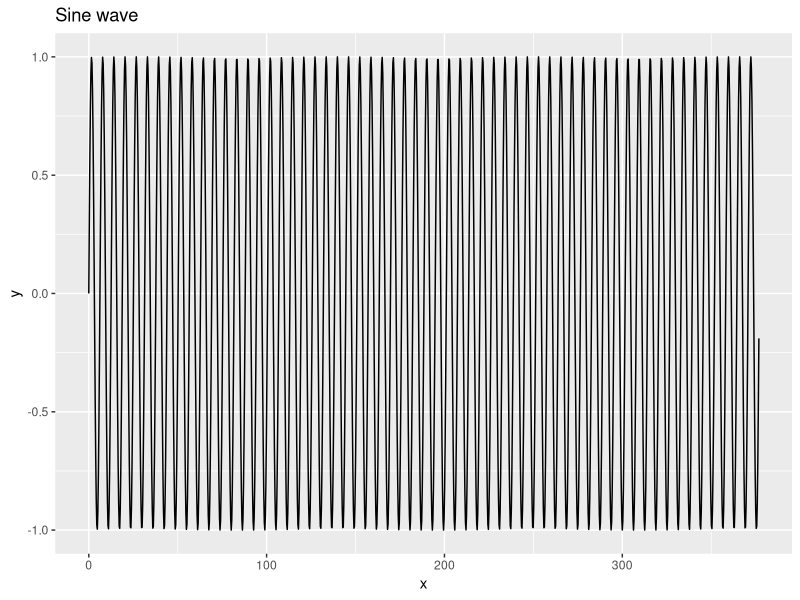

Generate this figure with R: (Note: this script raises an error after producing the figure.)
library(ggplot2)
#
# smooth, normal sine
#
t <- seq(0, pi*120, 0.3)
y <- sin(t)
p <- ggplot(data.frame(x = t, y = y), aes(x, y)) + geom_line() + ggtitle("Sine wave")
p
write.table(y, "../data/aa_synth/sine_0.txt", col.names = F, row.names = F)
#
# adding random noise
#
yn <- sin(t) + 0.1 * (rnorm(length(t)) - 0.5)
p1 <- ggplot(data.frame(x = t, y = yn), aes(x, y)) + geom_line() + ggtitle("Sine wave + random noise")
p1
write.table(yn, "../data/aa_synth/sine_noise.txt", col.names = F, row.names = F)
#
# adding three anomalies of length pi
#
anomaly_pos = c(runif(1) * (max(t) - pi *2), runif(1) * (max(t) - pi *2), 
                runif(1) * (max(t) - pi *2))
points <- which(t >= anomaly_pos[1] & t <= anomaly_pos[1] + pi)
y[points] <- 1
points <- which(t >= anomaly_pos[2] & t <= anomaly_pos[2] + pi)
y[points] <- 0
points <- which(t >= anomaly_pos[3] & t <= anomaly_pos[3] + pi)
y[points] <- -1
p2 <- ggplot(data.frame(x = 1:length(y), y = y), aes(x, y)) + geom_line() + ggtitle("Sine wave + anomaly")
p2
write.table(y, "../data/aa_synth/sine_0_a.txt", col.names = F, row.names = F)
#
# adding an anomaly of stretch and compression
#
# compression
#
anomaly_pos2 = c( runif(1) * (max(t) - pi *6), runif(1) * (max(t) - pi *6) )
points2 <- which(t >= anomaly_pos2[1] & t <= anomaly_pos2[1] + pi * 6)
points2 <- points2[ seq(1, length(points2), by = 2) ]
y <- y[ -points2 ]
p3 <- ggplot(data.frame(x = 1:length(y), y = y), aes(x, y)) + geom_line() + ggtitle("Sine wave + anomaly")
p3
write.table(y, "../data/aa_synth/sine_0_a1.txt", col.names = F, row.names = F)
#
# stretch
# 
points3 <- which(t >= anomaly_pos2[2] & t <= anomaly_pos2[2] + pi * 1.5)
points3_new <- sin( seq(min(points3), max(points3), by = 0.15) )
y <- c( y[1:(min(points3))], points3_new, y[(max(points3)):length(y)])
p4 <- ggplot(data.frame(x = 1:length(y), y = y), aes(x, y)) + geom_line() + ggtitle("Sine wave + anomaly")
p4
write.table(y, "../data/aa_synth/sine_0_a1.txt", col.names = F, row.names = F)



p3 <- ggplot(data.frame(x = t, y = y), aes(x, y)) + geom_line() + ggtitle("Sine wave + anomaly")
p3
df_red <- data.frame(x = t, y = y);
df_red$y <- rep(NA,length(y)); df_red$x <- rep(NA,length(t));
df_red$y[185:290] <- y[185:290]; df_red$x[185:290] <- t[185:290]
p4 <- p3 + geom_line(aes(y=df_red$y,x=df_red$x), color = "brown3", size = 1)
p4

write.table(y, "../data/aa_synth/sine_0_a2.txt", col.names = F, row.names = F)
